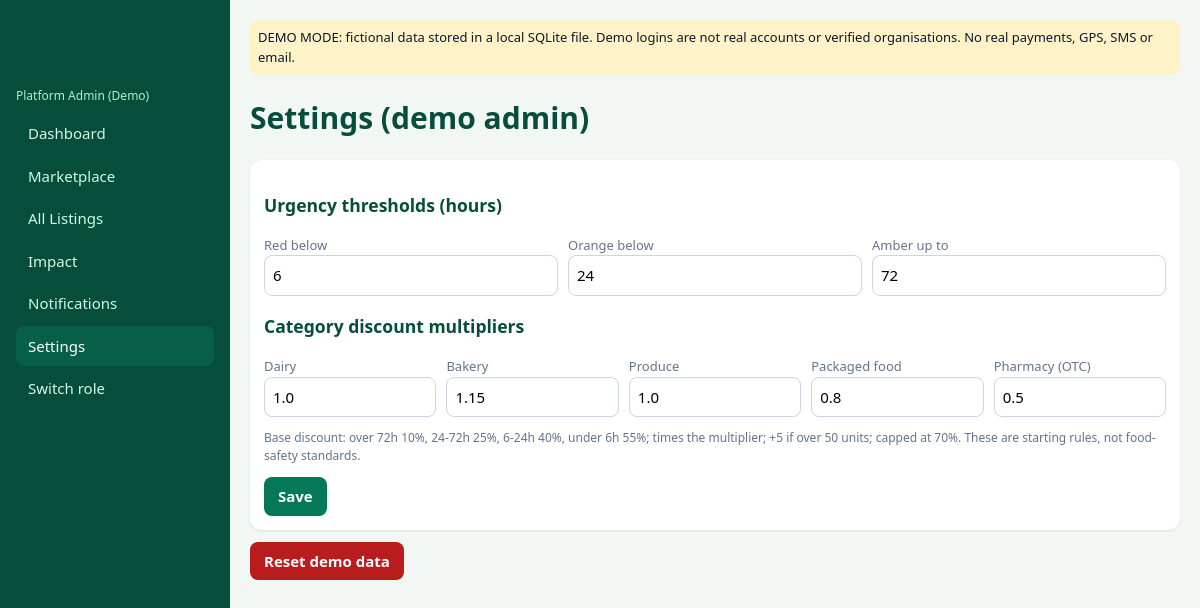
The app's page /settings (signed in) with its own data.
### tables this page shows
CREATE TABLE users(id TEXT PRIMARY KEY,name,role,area,cats,need INT,radius INT);

CREATE TABLE cfg(k PRIMARY KEY,v REAL);

### app.py (the view, shortened to what this page needs)
@app.route("/settings", methods=["GET", "POST"])
@need("admin")
def settings():
    return render_template("settings.html", c=cf())

### app.py (called while the page is built)
def db():
    if "db" not in g:
        g.db = sqlite3.connect(DB, timeout=10, isolation_level=None)
        g.db.row_factory = sqlite3.Row
    return g.db

@app.teardown_appcontext
def _close(e):
    d = g.pop("db", None)
    if d:
        d.close()

def q(sql, a=()):
    return db().execute(sql, a).fetchall()

def q1(sql, a=()):
    return db().execute(sql, a).fetchone()

def cf():
    return {r["k"]: r["v"] for r in q("SELECT * FROM cfg")}

def me():
    uid = session.get("uid")
    return q1("SELECT * FROM users WHERE id=?", (uid,)) if uid else None

@app.before_request
def _b():
    if request.endpoint != "static":
        sweep()

@app.context_processor
def _ctx():
    u = me()
    return dict(me=u, nav=NAV.get(u["role"], []) if u else [],
                unread=q1("SELECT COUNT(*) n FROM notifs WHERE uid=? AND rd=0", (u["id"],))["n"] if u else 0)

def need(*roles):
    def deco(f):
        @wraps(f)
        def w(*a, **k):
            u = me()
            if not u: return redirect("/")
            if roles and u["role"] not in roles: abort(403)
            return f(*a, **k)
        return w
    return deco

### templates/settings.html
{% extends "base.html" %}
{% block body %}<h1>Settings (demo admin)</h1>
<form method="post" class="card"><h3>Urgency thresholds (hours)</h3>
<div class="row"><div><label>Red below</label><input name="red" type="number" value="{{ c.red|int }}"></div>
<div><label>Orange below</label><input name="orange" type="number" value="{{ c.orange|int }}"></div>
<div><label>Amber up to</label><input name="amber" type="number" value="{{ c.amber|int }}"></div></div>
<h3>Category discount multipliers</h3><div class="row">{% for k in CATS %}<div><label>{{k}}</label><input name="m_{{k}}" type="number" step="0.05" value="{{ c['m_'+k] }}"></div>{% endfor %}</div>
<p class="sub">Base discount: over 72h 10%, 24-72h 25%, 6-24h 40%, under 6h 55%; times the multiplier; +5 if over 50 units; capped at 70%. These are starting rules, not food-safety standards.</p>
<button class="btn">Save</button></form>
<form method="post" action="/reset" style="margin-top:12px" onsubmit="return confirm('Reset all demo data?')"><button class="btn r">Reset demo data</button></form>{% endblock %}

### templates/base.html (shortened to what this page needs)
<!doctype html>
<html lang="en"><head><meta charset="utf-8"><meta name="viewport" content="width=device-width,initial-scale=1">
<title>SmartRescue</title><link rel="stylesheet" href="/static/style.css"></head><body>
{% if me %}
<div class="layout"><nav class="side"><h2>SmartRescue</h2><div class="u sub" style="color:#a7f3d0;margin-bottom:8px">{{ me.name }}</div>
{% for u,t in nav %}<a href="{{u}}" class="{{ 'on' if request.path==u }}">{{t}}{% if u=='/notifs' and unread %} ({{unread}}){% endif %}</a>{% endfor %}
<a href="/logout">Switch role</a></nav>
<main class="main"><div class="warn">DEMO MODE: fictional data stored in a local SQLite file. Demo logins are not real accounts or verified organisations. No real payments, GPS, SMS or email.</div>
{% block body %}{% endblock %}</main></div>
{% else %}{% block public %}{% endblock %}{% endif %}
<script src="/static/app.js"></script></body></html>

### static/style.css (style rules this page uses)
:root { --g:#047857;--f:#064e3b;--bg:#f2f7f4;--t:#0f172a;--m:#64748b;--l:#e2e8f0 }
* { box-sizing:border-box }
body { margin:0;font:15px/1.5 system-ui,Segoe UI,Roboto,sans-serif;background:var(--bg);color:var(--t) }
button,input,select,textarea { font:inherit }
a { color:var(--g) }
.btn { display:inline-block;background:var(--g);color:#fff;border:0;border-radius:8px;padding:8px 14px;cursor:pointer;font-weight:600;text-decoration:none }
.btn.r { background:#b91c1c }
input,select,textarea { border:1px solid #cbd5e1;border-radius:8px;padding:8px;width:100%;background:#fff }
label { font-size:13px;color:var(--m);display:block }
.layout { display:flex;min-height:100vh }
.side { width:230px;background:var(--f);color:#fff;padding:16px;flex-shrink:0 }
.side a { display:block;padding:9px 12px;border-radius:8px;color:#d1fae5;text-decoration:none;margin:2px 0 }
.side a.on,.side a:hover { background:#065f46;color:#fff }
.main { flex:1;padding:20px;min-width:0 }
.card { background:#fff;border-radius:12px;padding:14px;box-shadow:0 1px 3px rgba(0,0,0,.08) }
.sub { font-size:12px;color:var(--m) }
.warn { background:#fef3c7;border-radius:8px;padding:8px;font-size:13px;margin-bottom:12px }
.row { display:flex;gap:10px;flex-wrap:wrap;align-items:end }
.row>* { flex:1;min-width:130px }
h1,h2,h3 { color:var(--f) }

### records on screen
users: name "Platform Admin (Demo)"
cfg: red "6"
cfg: orange "24"
cfg: amber "72"
cfg: m_Dairy "1.0"
cfg: m_Bakery "1.15"
cfg: m_Produce "1.0"
cfg: v "0.8"
cfg: v "0.5"

### other values on screen
{{ t }} "Dashboard" "Marketplace" "All Listings" "Impact" "Notifications" "Settings"
{{ k }} "Dairy" "Bakery" "Produce" "Packaged food" "Pharmacy (OTC)"
